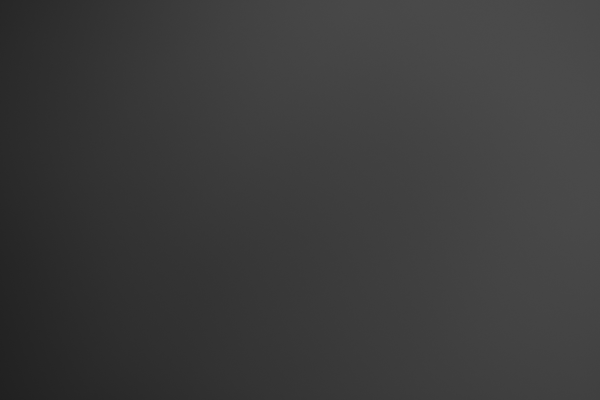
#> input picture 111.bmp, 600 x 400 px
$ python txt_test.py
#> lines starting #> are read from the running program, lines starting #| are printed output that depends on the picture; after the words box and inside, x2 and y2 are one past the last pixel; in counts of white or black regions, pixels touching at a corner belong together
import cv2
image = cv2.imread("./111.bmp", 1)
#> image is the input picture: shape (400, 600, 3); min 32, max 75, mean 59.2

#txt_img = np.zeros((height, width, channels), dtype=np.uint8)

font = cv2.FONT_HERSHEY_SIMPLEX

txt1 = f"File: 1"

cv2.putText(image, txt1, (100, 300), font, 2, (0, 200, 0), 8)
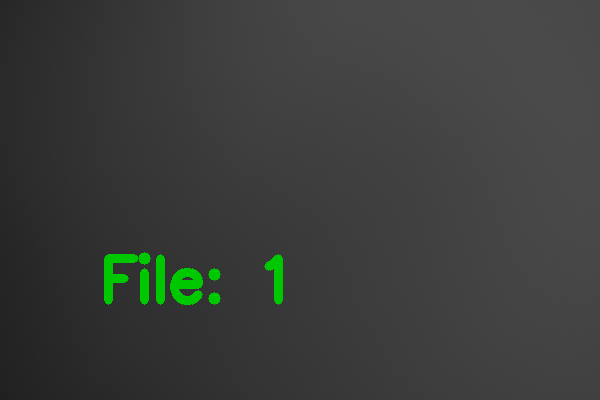
#> image: shape (400, 600, 3); 1.34% of pixels changed, all inside (x1, y1, x2, y2) = (104, 252, 283, 305)
cv2.imshow("1",image)
cv2.imwrite("txt.bmp",image)
import pdb;pdb.set_trace()

$ run again, with 222.bmp copied over 111.bmp
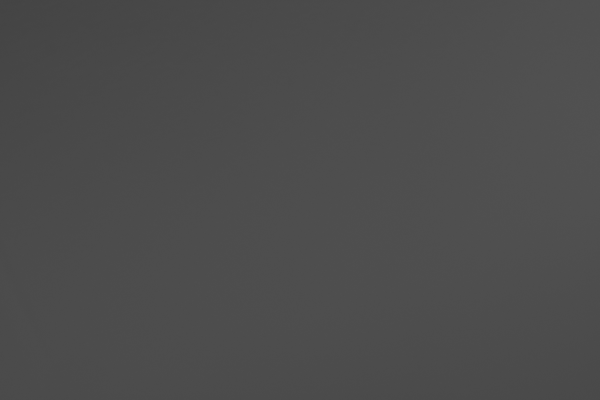
#> input picture 222.bmp, 600 x 400 px
#> image is the input picture: shape (400, 600, 3); min 67, max 82, mean 76.3
#> `cv2.putText(image, txt1, (100, 300), font, 2, (0, 200, 0), 8)`:
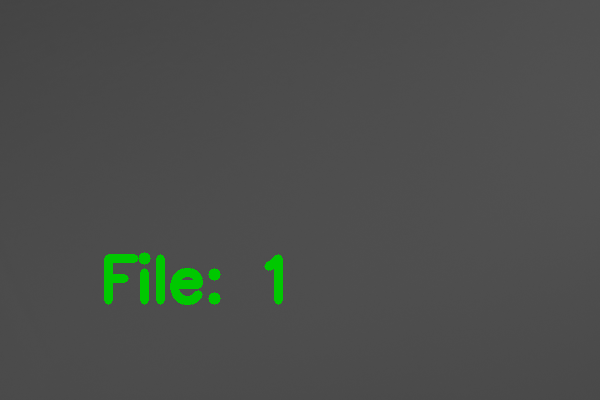
#> image: shape (400, 600, 3); 1.34% of pixels changed, all inside (x1, y1, x2, y2) = (104, 252, 283, 305)
